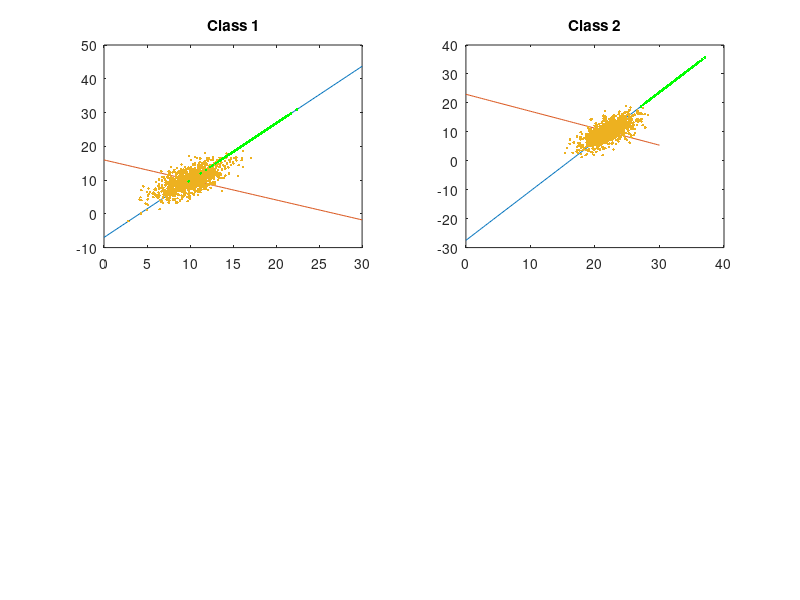
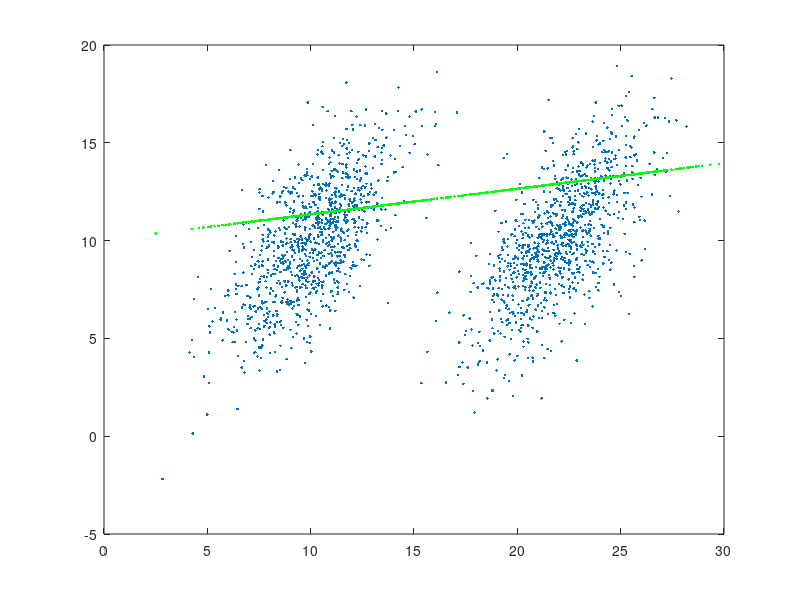
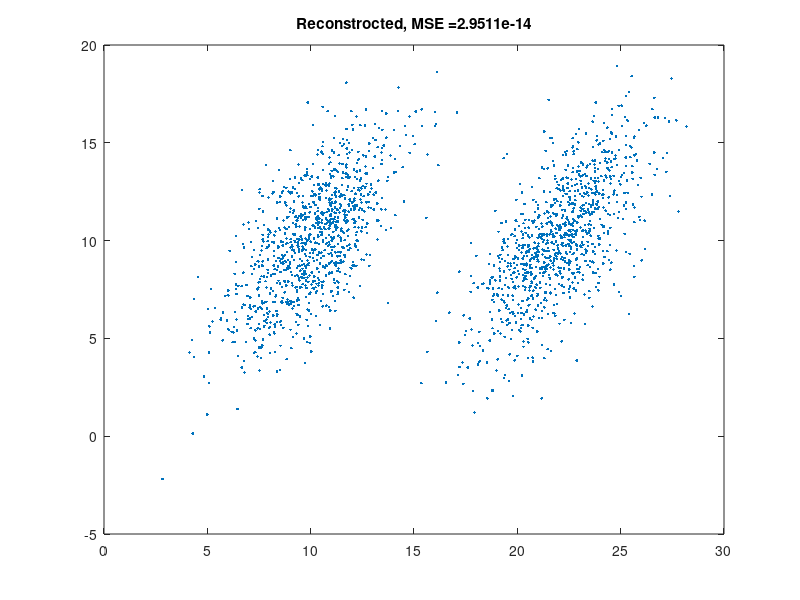

Here is the MATLAB script that generated these plots, in order:
% setting given MU and SIGMA
MU1 = [10; 10];
MU2 = [22; 10];
SIGMA = [4, 4; 4, 9];

% computing classes
C1 = mvnrnd(MU1, SIGMA, 1000);
C2 = mvnrnd(MU2, SIGMA, 1000);

% computing PCAs
PCA1 = pca(C1);
PCA2 = pca(C2);

C1Mean = mean(C1)
C2Mean = mean(C2)

xt = linspace(0, 30);
a1 = PCA1(2, 1) / PCA1(1, 1);
b1 = PCA1(2, 2) / PCA1(1, 2);

a2 = PCA2(2, 1) / PCA2(1, 1);
b2 = PCA2(2, 2) / PCA2(1, 2);


subplot(2, 2, 1), plot(xt, (a1 * (xt - C1Mean(1)) ) + C1Mean(2) , xt, ( b1 * (xt - C1Mean(1)) ) + C1Mean(2));
title('Class 1');
hold on
subplot(2, 2, 1), plot(C1(:, 1), C1(:, 2), '.');

subplot(2, 2, 2), plot(xt, (a2 * (xt - C2Mean(1)) ) + C2Mean(2) , xt, ( b2 * (xt - C2Mean(1)) ) + C2Mean(2));
title('Class 2');
hold on
subplot(2, 2, 2), plot(C2(:, 1), C2(:, 2), '.');

% project data on the PCA line
innerDot1 = zeros(1, 1000);
innerDot2 = zeros(1, 1000);

for i=1:1000
    innerDot1(i) = dot(C1(i, :), PCA1(:, 1));
    innerDot2(i) = dot(C2(i, :), PCA2(:, 1));
end

projected1 = innerDot1' * PCA1(:, 1)';
projected2 = innerDot2' * PCA2(:, 1)';

hold on
subplot(2, 2, 1), plot(projected1(:, 1) + C1Mean(1) , projected1(:, 2) + C1Mean(2) , 'g.');
hold on
subplot(2, 2, 2), plot(projected2(:, 1) + C2Mean(1) , projected2(:, 2) + C2Mean(2) , 'g.');


% merging 2 classes
MC = [C1; C2];
[PCAM, Mscore, Mlatent] = pca(MC);
Mean = mean(MC);
figure, plot(MC(:, 1), MC(:, 2), '.');
Mxt = linspace(0, 30);
Myt = linspace(-20, 20);
Ma = PCAM(2, 1) / PCAM(1, 1);
Mb = PCAM(2, 2) / PCAM(1, 2);

% hold on
% plot(Mxt, (Ma * (Mxt - Mean(1))) + Mean(2));

innerDot = zeros(1, 2000);

for i=1:2000
    innerDot(i) = dot(MC(i, :), PCAM(:, 1));
end

projected = innerDot' * PCAM(:, 1)';

hold on
plot(projected(:, 1) , projected(:, 2) + Mean(2), 'g.');


% recunstrocting data points
Mrecon = Mscore * PCAM';
for i=1:2000
    Mrecon(i, :) = Mrecon(i, :) + Mean;
end

figure, plot(Mrecon(:, 1), Mrecon(:, 2), '.');
% computing mean square error
dif = MC - Mrecon;
mse = norm(dif, 'fro')

title(strcat('Reconstrocted, MSE = ', num2str(mse)));